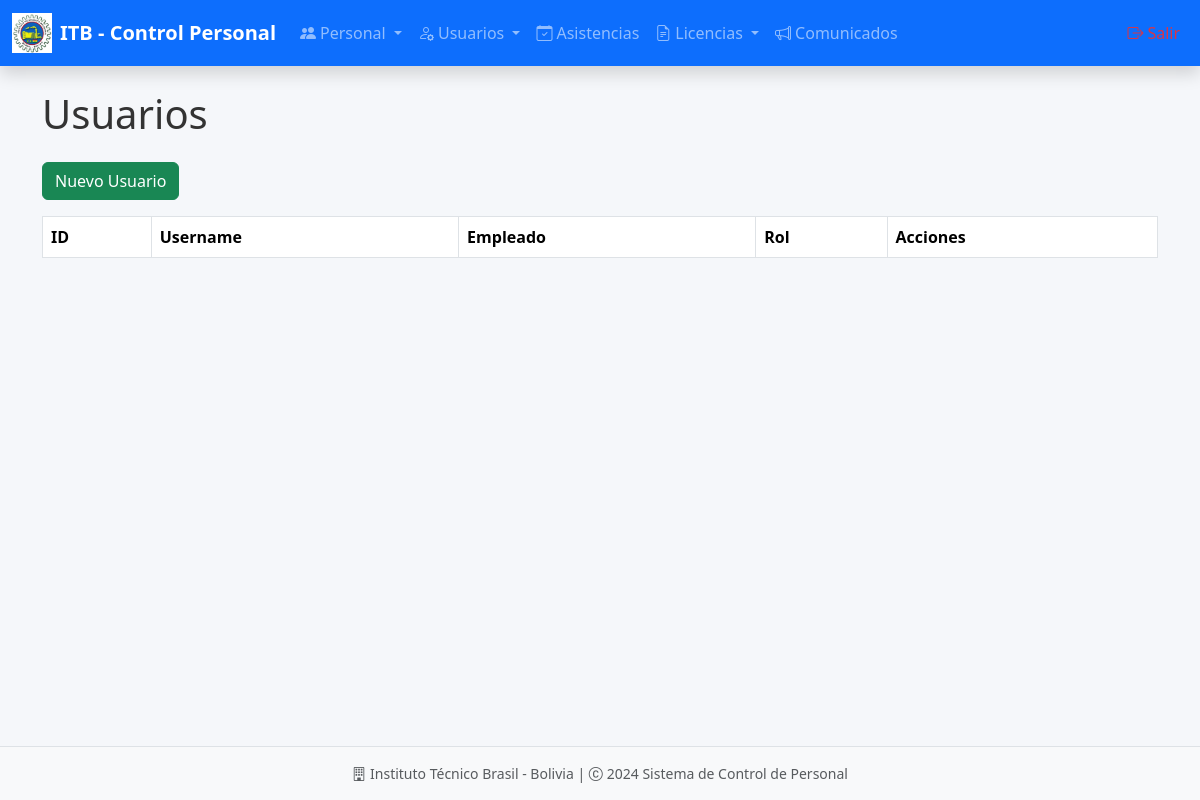
/usuarios/, run on an earlier commit of the app's database.
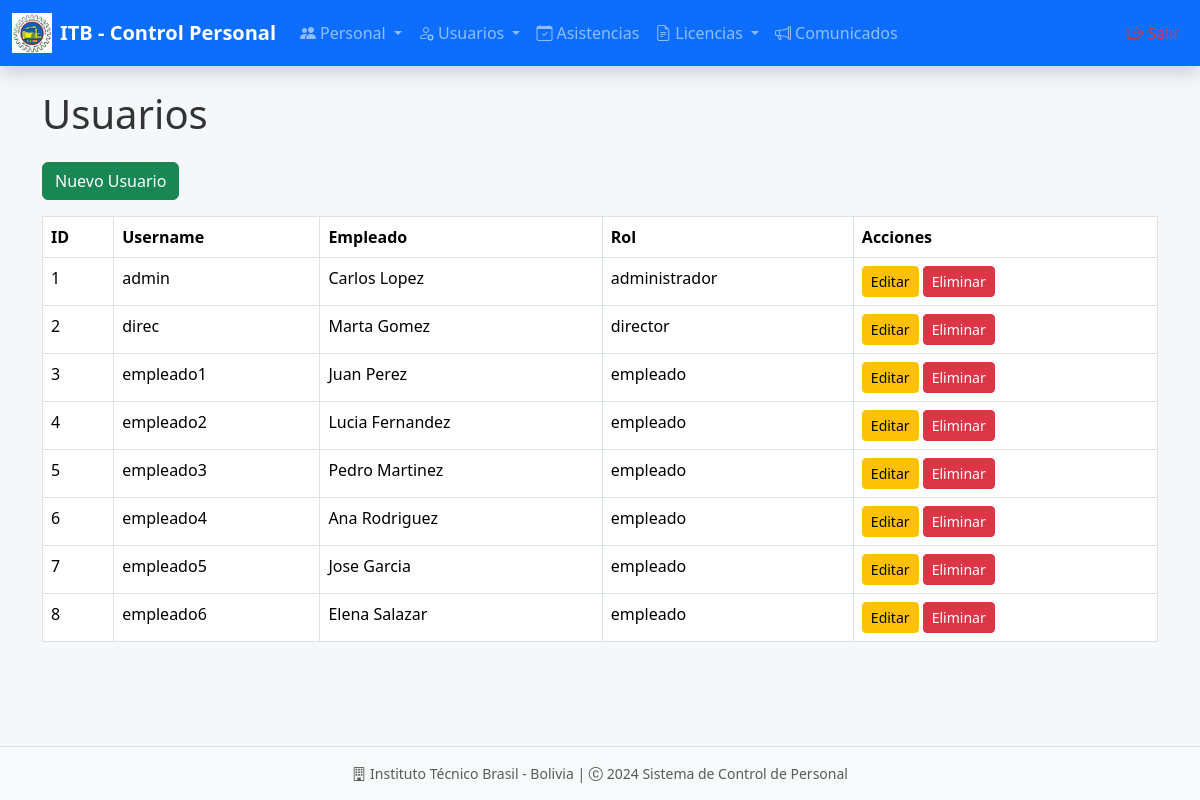
And on a later commit of the database.
### models/usuario_model.py (models this page shows, shortened)
class Usuario(db.Model):
    __tablename__ = "usuarios"
    id = db.Column(db.Integer, primary_key=True)
    username = db.Column(db.String(50), nullable=False, unique=True)
    password = db.Column(db.String(255), nullable=False)
    empleado_id = db.Column(db.Integer, db.ForeignKey('empleados.id'), nullable=False)
    rol_id = db.Column(db.Integer, db.ForeignKey('roles.id'), nullable=False)
    rol = db.relationship('Rol', back_populates='usuarios')
    empleado = db.relationship('Empleado', back_populates='usuarios')
    comunicados = db.relationship('Comunicado', back_populates='usuario', cascade='all, delete-orphan')
    historiales = db.relationship('Historial', back_populates='usuario', cascade='all, delete-orphan')
    @staticmethod
    def get_all():
        return Usuario.query.all()
    def delete(self):
        db.session.delete(self)
        db.session.commit()

### models/empleado_model.py (models this page shows, shortened)
class Empleado(db.Model):
    __tablename__ = "empleados"
    id = db.Column(db.Integer, primary_key=True)
    nombre = db.Column(db.String(255), nullable=False)
    apellido = db.Column(db.String(255), nullable=False)
    ci = db.Column(db.String(20), nullable=False, unique=True)
    email = db.Column(db.String(255), nullable=False, unique=True)
    telefono = db.Column(db.String(20), nullable=False)
    fecha = db.Column(db.DateTime, nullable=False, default=datetime.utcnow)
    cargo_id = db.Column(db.Integer, db.ForeignKey('cargos.id'), nullable=False)
    cargo = db.relationship('Cargo', back_populates='empleados')
    usuarios = db.relationship('Usuario', back_populates='empleado', uselist=False)  # mantener el nombre "usuarios"
    asistencias = db.relationship('Asistencia', back_populates='empleado', cascade='all, delete-orphan')
    historial_laboral = db.relationship('Historial', back_populates='empleado', cascade='all, delete-orphan')
    licencias_aprobadas = db.relationship('LicenciaAprobada', back_populates='empleado', cascade='all, delete-orphan')
    solicitudes_licencia = db.relationship('SolicitudLicencia', back_populates='empleado', cascade='all, delete-orphan')
    def delete(self):
        db.session.delete(self)
        db.session.commit()

### models/rol_model.py (models this page shows, shortened)
class Rol(db.Model):
    __tablename__ = "roles"
    id = db.Column(db.Integer, primary_key=True)
    rol = db.Column(db.String(80), nullable=False)
    usuarios = db.relationship('Usuario', back_populates='rol', cascade='all, delete-orphan')
    def delete(self):
        db.session.delete(self)
        db.session.commit()

### controllers/usuario_controller.py (the view)
@usuario_bp.route("/")
def index():
    usuarios = Usuario.get_all()
    return usuario_view.list(usuarios)

### run.py (called while the page is built)
@app.context_processor
def inject_active_path():
    def is_active(path):
        return 'active' if request.path == path else ''
    return(dict(is_active = is_active))

### views/usuario_view.py (called while the page is built)
def list(usuarios):
    return render_template('admin/usuarios/index.html', usuarios=usuarios)

### templates/admin/usuarios/index.html (shortened to what this page needs)
{% extends 'admin/base.html' %}
{% block content %}
<h1 class="mb-4">Usuarios</h1>
<a href="{{ url_for('usuario.create') }}" class="btn btn-success mb-3">Nuevo Usuario</a>
<table class="table table-bordered">
    <thead>
        <tr>
            <th>ID</th>
            <th>Username</th>
            <th>Empleado</th>
            <th>Rol</th>
            <th>Acciones</th>
        </tr>
    </thead>
    <tbody>
        {% for user in usuarios %}
        <tr>
            <td>{{ user.id }}</td>
            <td>{{ user.username }}</td>
            <td>{{ user.empleado.nombre }} {{ user.empleado.apellido }}</td>
            <td>{{ user.rol.rol }}</td>
            <td>
                <a href="{{ url_for('usuario.edit', id=user.id) }}" class="btn btn-warning btn-sm">Editar</a>
                <a href="{{ url_for('usuario.delete', id=user.id) }}" class="btn btn-danger btn-sm" onclick="return confirm('¿Eliminar este usuario?')">Eliminar</a>
            </td>
        </tr>
        {% endfor %}
    </tbody>
</table>
{% endblock %}

What changed in the data, as far as the page shows it:
added Usuario: id "1", username "admin", empleado.nombre "Carlos", empleado.apellido "Lopez", rol.rol "administrador"
added Usuario: id "2", username "direc", empleado.nombre "Marta", empleado.apellido "Gomez", rol.rol "director"
added Usuario: id "3", username "empleado1", empleado.nombre "Juan", empleado.apellido "Perez", rol.rol "empleado"
added Usuario: id "4", username "empleado2", empleado.nombre "Lucia", empleado.apellido "Fernandez", rol.rol "empleado"
added Usuario: id "5", username "empleado3", empleado.nombre "Pedro", empleado.apellido "Martinez", rol.rol "empleado"
added Usuario: id "6", username "empleado4", empleado.nombre "Ana", empleado.apellido "Rodriguez", rol.rol "empleado"
added Usuario: id "7", username "empleado5", empleado.nombre "Jose", empleado.apellido "Garcia", rol.rol "empleado"
added Usuario: id "8", username "empleado6", empleado.nombre "Elena", empleado.apellido "Salazar", rol.rol "empleado"
